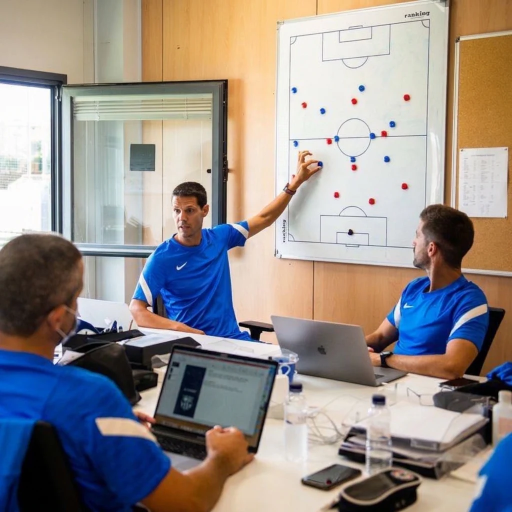
#> input picture docs/prototipo/scouting-original.png, 1024 x 1024 px, found by its file name (shown at 1/2 size)
$ python scouting.py
#> lines starting #> are read from the running program, lines starting #| are printed output that depends on the picture; after the words box and inside, x2 and y2 are one past the last pixel; in counts of white or black regions, pixels touching at a corner belong together
# Protótipo (Prompt 5): fotografia do departamento de scouting. Retira os logótipos das camisolas e gera a camada de
# sombreado das camisolas (máscara + luminância) que a interface pinta com a cor do clube.
# Uso: python3 scripts/prototipo/scouting.py <original> → docs/prototipo/scouting.jpg e docs/prototipo/scouting-camisolas.png
import sys
from PIL import Image, ImageDraw, ImageFilter
import numpy as np
src=Image.open(sys.argv[1] if len(sys.argv) > 1 else 'docs/prototipo/scouting-original.png').convert('RGB'); W,H=src.size
#> further down, src is the input picture: PIL image 1024x1024 RGB; mean R, G, B 150.3, 142.8, 139.8
#> after `W, H = src.size`: W = 1024; H = 1024
A=np.asarray(src).astype(float)
# 1) Logótipos: difusão a partir das bordas, com grão ligeiro.
mk=np.zeros((H,W),bool)
for (x0,y0,x1,y1) in [(349,520,378,545),(803,602,832,621)]: mk[y0:y1,x0:x1]=True
I=A.copy(); I[mk]=np.nan
#> after `I[mk] = np.nan`: I: shape (1024, 1024, 3) float64; 0.12% of the values are NaN or infinite; the others: min 0, max 255, mean 144.3
for it in range(300):
    nanm=np.isnan(I[...,0])
    if not nanm.any(): break
    P=np.pad(I,((1,1),(1,1),(0,0)),mode='edge'); viz=np.stack([P[:-2,1:-1],P[2:,1:-1],P[1:-1,:-2],P[1:-1,2:]])
    with np.errstate(all='ignore'): media=np.nanmean(viz,axis=0)
    I[nanm]=media[nanm]
#> this loop made 14 passes
#> pass 1, `nanm=np.isnan(I[...,0])`:
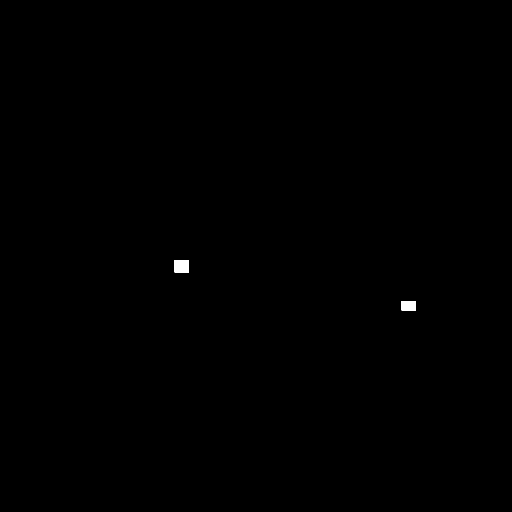
#> nanm: shape (1024, 1024) bool (shown at 1/2 size); 0.12% white; 2 white regions, box (x1, y1, x2, y2) and area: (349, 520, 378, 545) 725, (803, 602, 832, 621) 551
I[mk]+=np.random.default_rng(5).normal(0,3,(int(mk.sum()),1))
A=np.clip(I,0,255); limpa=Image.fromarray(A.astype('uint8')); limpa.save('docs/prototipo/scouting.jpg',quality=90)
# 2) Camisolas: azul forte dentro de cada pessoa.
R,G,B=A[...,0],A[...,1],A[...,2]; L=(0.3*R+0.59*G+0.11*B)/255
#> after `R, G, B = (A[..., 0], A[..., 1], A[..., 2])`:
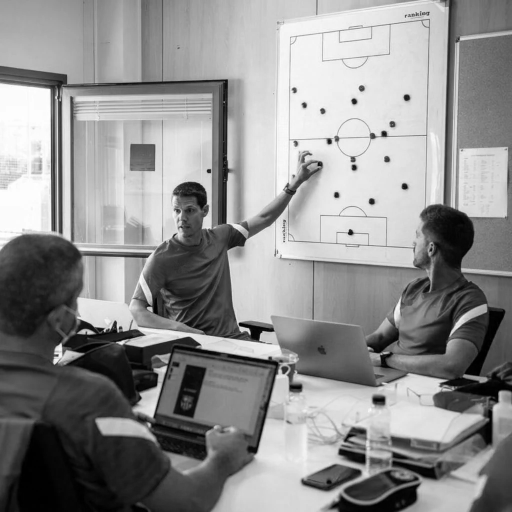
#> G: shape (1024, 1024) float64 (shown at 1/2 size); min 0, max 255, mean 142.8
#> after `R, G, B = (A[..., 0], A[..., 1], A[..., 2])`:
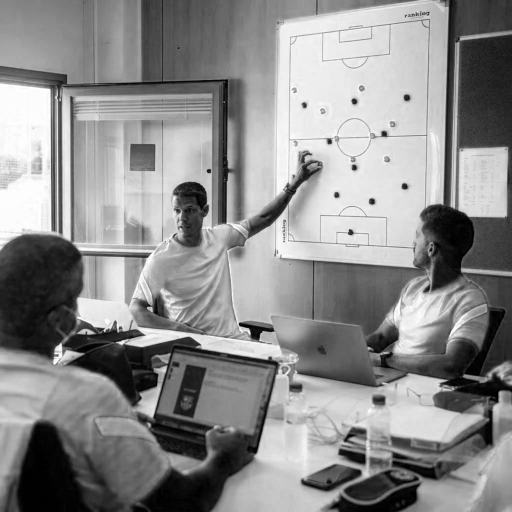
#> B: shape (1024, 1024) float64 (shown at 1/2 size); min 0, max 255, mean 139.8
polis=[[(255,600),(290,520),(330,470),(390,445),(455,436),(500,438),(512,460),(510,500),(470,520),(470,560),(500,640),(500,690),(420,690),(330,660),(262,640)],
       [(765,640),(785,575),(840,548),(905,548),(965,570),(990,615),(985,705),(950,725),(860,725),(795,718)],
       [(0,700),(150,702),(250,760),(300,790),(330,860),(345,940),(335,1024),(0,1024)],
       [(940,730),(975,715),(1024,715),(1024,1024),(940,1024),(950,880)]]
sombra=np.zeros((H,W)); alfa=np.zeros((H,W))
for p in polis:
    rr=Image.new('L',(W,H),0); ImageDraw.Draw(rr).polygon(p,fill=255); reg=np.asarray(rr)>0
    cam=reg&(B>R+28)&(B>G+8)
    cam=np.asarray(Image.fromarray((cam*255).astype('uint8')).filter(ImageFilter.MedianFilter(5)))>0
    if not cam.any(): continue
    # Bordas: azuis menos saturados junto à camisola (golas, contornos).
    perto=np.asarray(Image.fromarray((cam*255).astype('uint8')).filter(ImageFilter.MaxFilter(9)))>0
    cam=cam|(reg&perto&(B>R+8)&(B>G-5))
    med=np.median(L[cam]); sombra[cam]=np.clip(0.62+(L[cam]-med)*1.25,0.05,1); alfa[cam]=255
#> this loop made 4 passes
#> med on passes 1 to 4: 0.223, 0.25, 0.159, 0.23
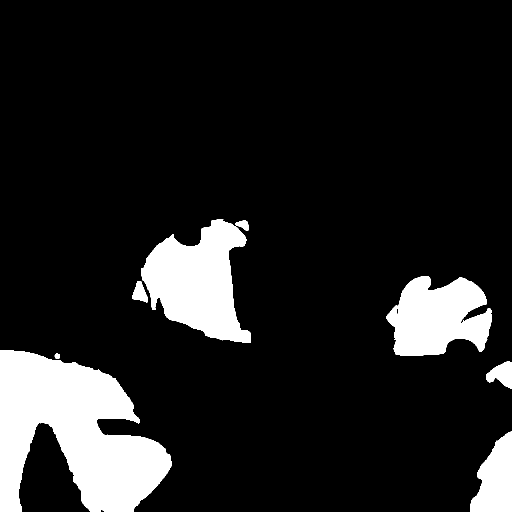
#> alfa: shape (1024, 1024) float64 (shown at 1/2 size); 13% white; 8 white regions, largest, box (x1, y1, x2, y2) and area: (0, 700, 344, 1024) 68063, (282, 438, 501, 686) 32383, (773, 552, 984, 712) 23912
#> cam: shape (1024, 1024) bool; 1% white; 2 white regions, box (x1, y1, x2, y2) and area: (940, 863, 1024, 1024) 9060, (972, 723, 1024, 777) 1751
#> rr: PIL image 1024x1024 L; 2.3% white; 1 white region, box (x1, y1, x2, y2) and area: (940, 715, 1024, 1024) 24205
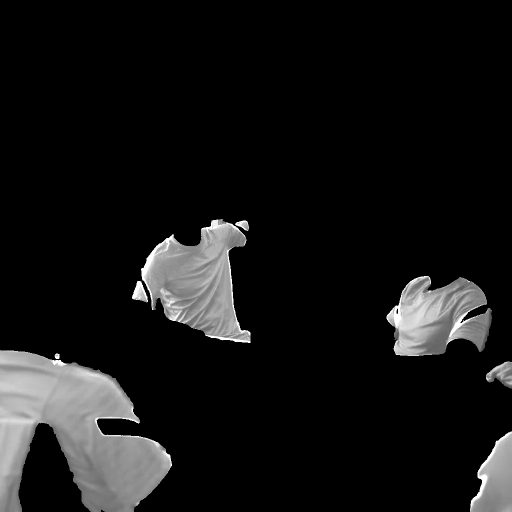
#> sombra: shape (1024, 1024) float64 (shown at 1/2 size); min 0, max 1, mean 0.0827
alfa=np.asarray(Image.fromarray(alfa.astype('uint8')).filter(ImageFilter.MaxFilter(3)).filter(ImageFilter.GaussianBlur(0.8))).astype(float)
s2=np.asarray(Image.fromarray((sombra*255).astype('uint8')).filter(ImageFilter.MaxFilter(3))).astype(float)/255
sombra=np.where(sombra>0,sombra,s2)
Image.fromarray(np.dstack([sombra*255]*3+[alfa]).astype('uint8'),'RGBA').save('docs/prototipo/scouting-camisolas.png',optimize=True)
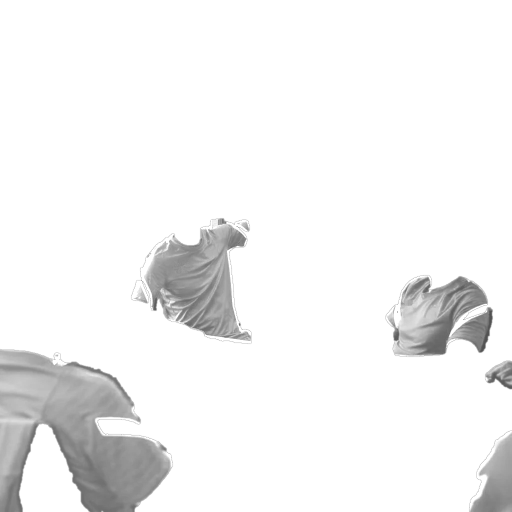
#> saved as scouting-camisolas.png: PIL image 1024x1024 RGBA (shown at 1/2 size); mean R, G, B, A 21.9, 21.9, 21.9, 34.3; transparent parts drawn white
cor=np.array([226,163,58])/255; a=(alfa/255)[...,None]
Image.fromarray((A*(1-a)+np.clip(np.dstack([sombra]*3)*cor*1.6,0,1)*255*a).astype('uint8')).save('/tmp/prev-scout.png')
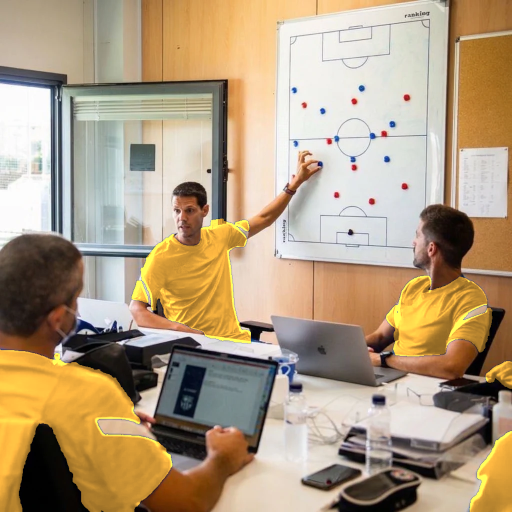
#> saved as prev-scout.png: PIL image 1024x1024 RGB (shown at 1/2 size); mean R, G, B 177.4, 156.6, 128.7
print('ok')

$ run again, with docs/prototipo/analise-original.jpg saved as docs/prototipo/scouting-original.png
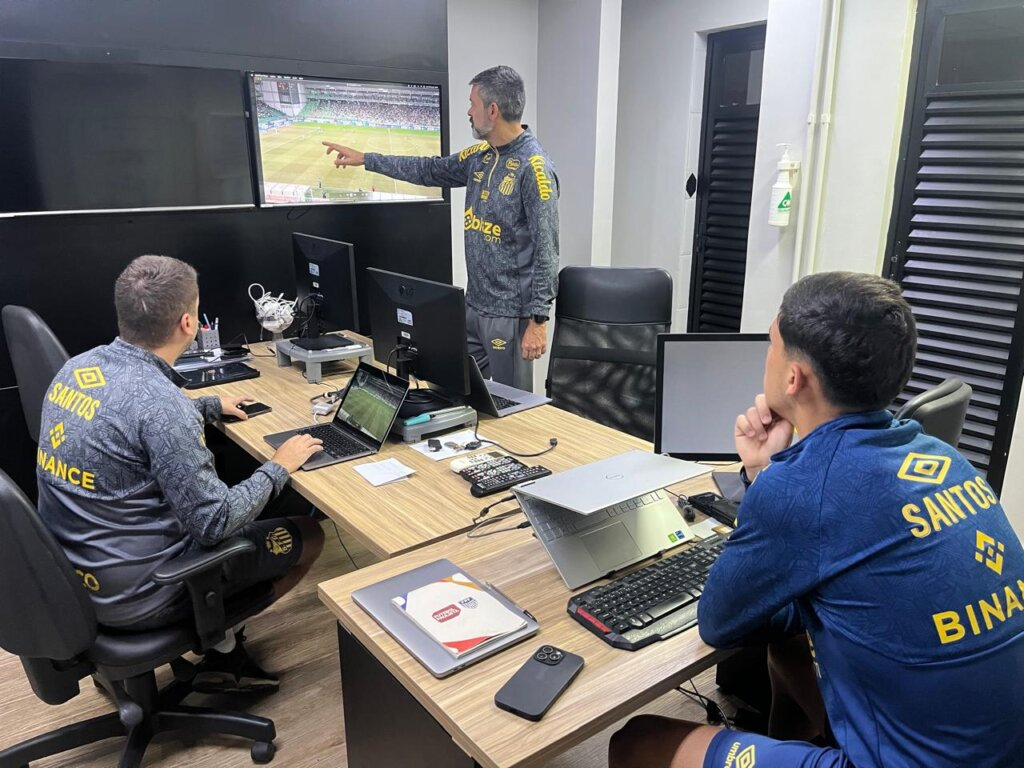
#> input picture docs/prototipo/analise-original.jpg, 1024 x 768 px, found by its file name
#> src is the input picture: PIL image 1024x768 RGB; mean R, G, B 104.2, 104.5, 107.7
#> the loop `for p in polis:` made 4 passes
#> med on passes 1, 2, 4: 0.634, 0.148, 0.0971
#> pass 1, `reg = np.asarray(rr) > 0`:
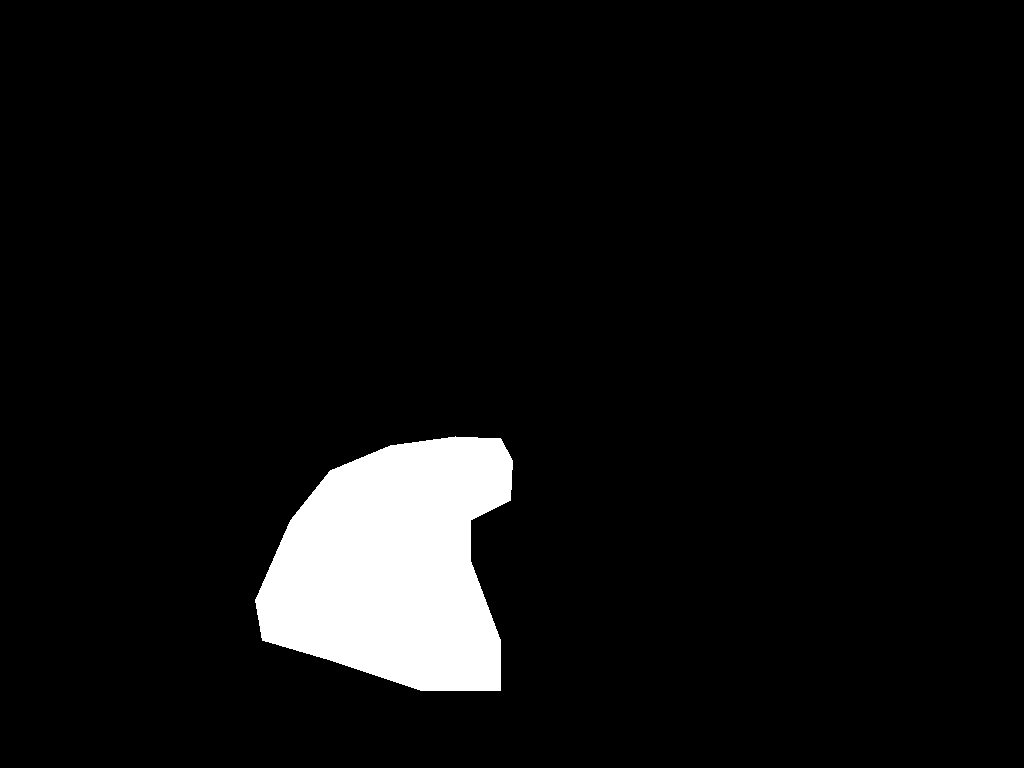
#> reg: shape (768, 1024) bool; 6.1% white; 1 white region, box (x1, y1, x2, y2) and area: (255, 436, 513, 691) 47600
#> `Image.fromarray((A*(1-a)+np.clip(np.dstack([sombra]*3)*cor*1.6,0,1)*25..`:
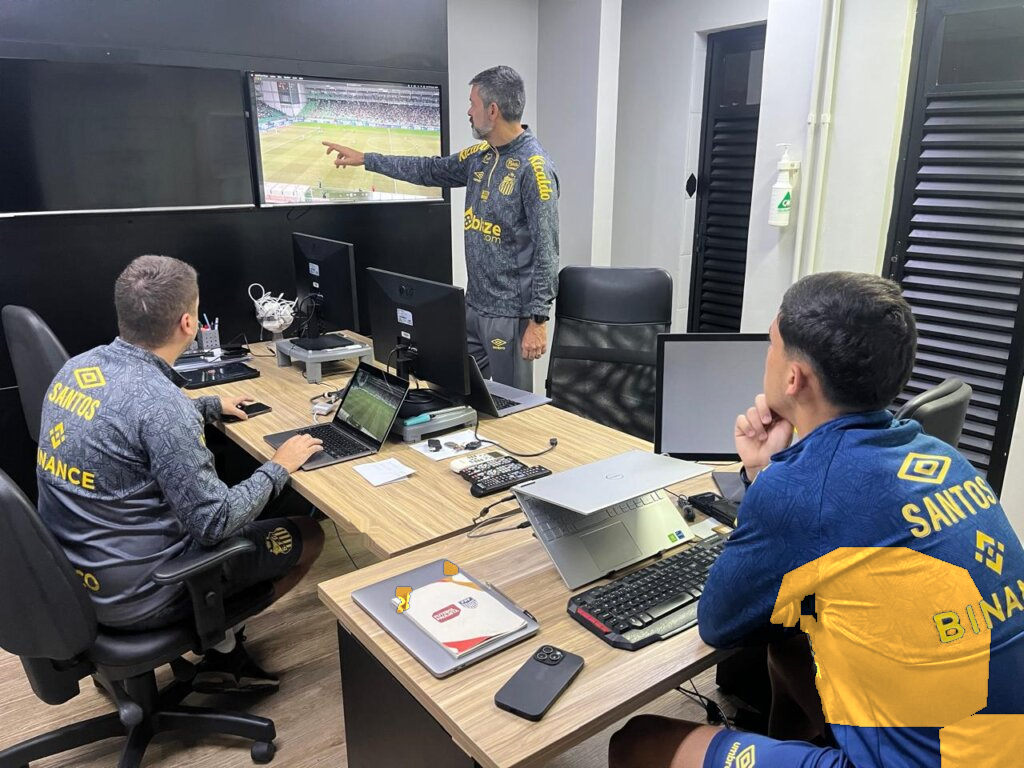
#> saved as prev-scout.png: PIL image 1024x768 RGB; mean R, G, B 112.9, 109.8, 106.7
